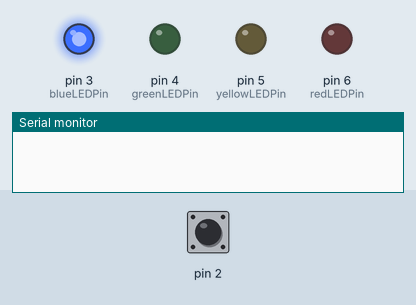
Recording of a sketch running on a simulated Arduino Uno, built with avr-gcc and run on an emulated ATmega328P. Shown: output pins drawn as LEDs (lit = HIGH), the last lines printed to the serial monitor. Inputs (shaded band) come from the test bench; at power-on: pin 2 LOW. Random numbers use the default seed unless the sketch sets one.

Above: at 1.2 s.
1.3 s: pin 2 pulsed HIGH 5 times (0.12 s each, 0.3 s apart)
At 1.87 s:
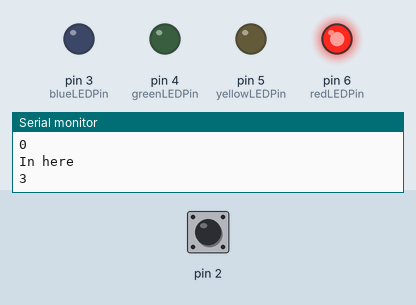
At 2.5 s:
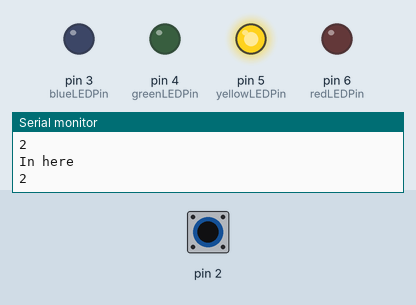
Timing chart, 0 to 4.3 s (numbered marks = the images above; inputs shaded):
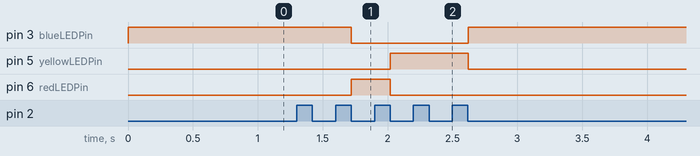

Measured:
- after the input at 1.3 s, pin 3 (blueLEDPin): HIGH → LOW after 0.42 s, → HIGH 0.90 s later; pin 5 (yellowLEDPin): LOW → HIGH after 0.72 s, → LOW 0.60 s later; pin 6 (redLEDPin): LOW → HIGH after 0.42 s, → LOW 0.30 s later

The sketch:

midterm.ino
```cpp
int switchState = 0;

const int blueLEDPin = 3;
const int greenLEDPin = 4;
const int yellowLEDPin = 5;
const int redLEDPin = 6;

long randNumber;
boolean wasPressed = false;

void setup() {
  Serial.begin(9600);
  randomSeed(analogRead(0));

  pinMode(blueLEDPin, OUTPUT);
  pinMode(greenLEDPin, OUTPUT);
  pinMode(yellowLEDPin, OUTPUT);
  pinMode(redLEDPin, OUTPUT);

     // randNumber = random(0, 4);

}

void loop() {
  switchState = digitalRead(2);


  if (switchState == HIGH) {
    wasPressed = true;
  }

  if (switchState == LOW && wasPressed == true) {
    Serial.println("In here");
    wasPressed = false;
    randNumber = random(0, 4);
    Serial.println(randNumber);
  }

  if (randNumber == 0) {
    digitalWrite(blueLEDPin, HIGH);
    digitalWrite(greenLEDPin, LOW);
    digitalWrite(yellowLEDPin, LOW);
    digitalWrite(redLEDPin, LOW);
  }

  if (randNumber == 1) {
    digitalWrite(blueLEDPin, LOW);
    digitalWrite(greenLEDPin, HIGH);
    digitalWrite(yellowLEDPin, LOW);
    digitalWrite(redLEDPin, LOW);
  }

  if (randNumber == 2) {
    digitalWrite(blueLEDPin, LOW);
    digitalWrite(greenLEDPin, LOW);
    digitalWrite(yellowLEDPin, HIGH);
    digitalWrite(redLEDPin, LOW);
  }
  if (randNumber == 3) {
    digitalWrite(blueLEDPin, LOW);
    digitalWrite(greenLEDPin, LOW);
    digitalWrite(yellowLEDPin, LOW);
    digitalWrite(redLEDPin, HIGH);
  }
}
```
